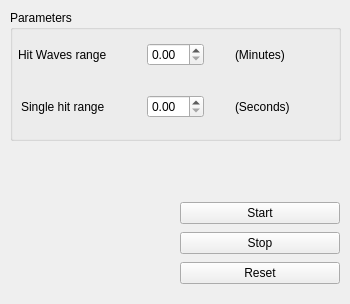
<?xml version="1.0" encoding="UTF-8"?>
<ui version="4.0">
 <class>FishingView</class>
 <widget class="QWidget" name="FishingView">
  <property name="geometry">
   <rect>
    <x>0</x>
    <y>0</y>
    <width>350</width>
    <height>304</height>
   </rect>
  </property>
  <property name="windowTitle">
   <string>Form</string>
  </property>
  <widget class="QGroupBox" name="SParameters">
   <property name="geometry">
    <rect>
     <x>10</x>
     <y>10</y>
     <width>331</width>
     <height>131</height>
    </rect>
   </property>
   <property name="title">
    <string>Parameters</string>
   </property>
   <widget class="QWidget" name="gridLayoutWidget">
    <property name="geometry">
     <rect>
      <x>0</x>
      <y>10</y>
      <width>331</width>
      <height>121</height>
     </rect>
    </property>
    <layout class="QGridLayout" name="gridLayout">
     <item row="1" column="2" alignment="Qt::AlignLeft">
      <widget class="QLabel" name="sec">
       <property name="text">
        <string>(Seconds)</string>
       </property>
      </widget>
     </item>
     <item row="1" column="0" alignment="Qt::AlignHCenter">
      <widget class="QLabel" name="SHRName">
       <property name="text">
        <string>Single hit range</string>
       </property>
      </widget>
     </item>
     <item row="1" column="1" alignment="Qt::AlignHCenter">
      <widget class="QDoubleSpinBox" name="SHRange"/>
     </item>
     <item row="0" column="0" alignment="Qt::AlignHCenter">
      <widget class="QLabel" name="HIRName">
       <property name="text">
        <string>Hit Waves range</string>
       </property>
      </widget>
     </item>
     <item row="0" column="1" alignment="Qt::AlignHCenter">
      <widget class="QDoubleSpinBox" name="HWRange"/>
     </item>
     <item row="0" column="2" alignment="Qt::AlignLeft">
      <widget class="QLabel" name="min">
       <property name="text">
        <string>(Minutes)</string>
       </property>
      </widget>
     </item>
    </layout>
   </widget>
  </widget>
  <widget class="QWidget" name="verticalLayoutWidget">
   <property name="geometry">
    <rect>
     <x>180</x>
     <y>200</y>
     <width>160</width>
     <height>89</height>
    </rect>
   </property>
   <layout class="QVBoxLayout" name="verticalLayout">
    <item>
     <widget class="QPushButton" name="start">
      <property name="text">
       <string>Start</string>
      </property>
     </widget>
    </item>
    <item>
     <widget class="QPushButton" name="stop">
      <property name="text">
       <string>Stop</string>
      </property>
     </widget>
    </item>
    <item>
     <widget class="QPushButton" name="reset">
      <property name="text">
       <string>Reset</string>
      </property>
     </widget>
    </item>
   </layout>
  </widget>
 </widget>
 <resources/>
 <connections/>
</ui>
